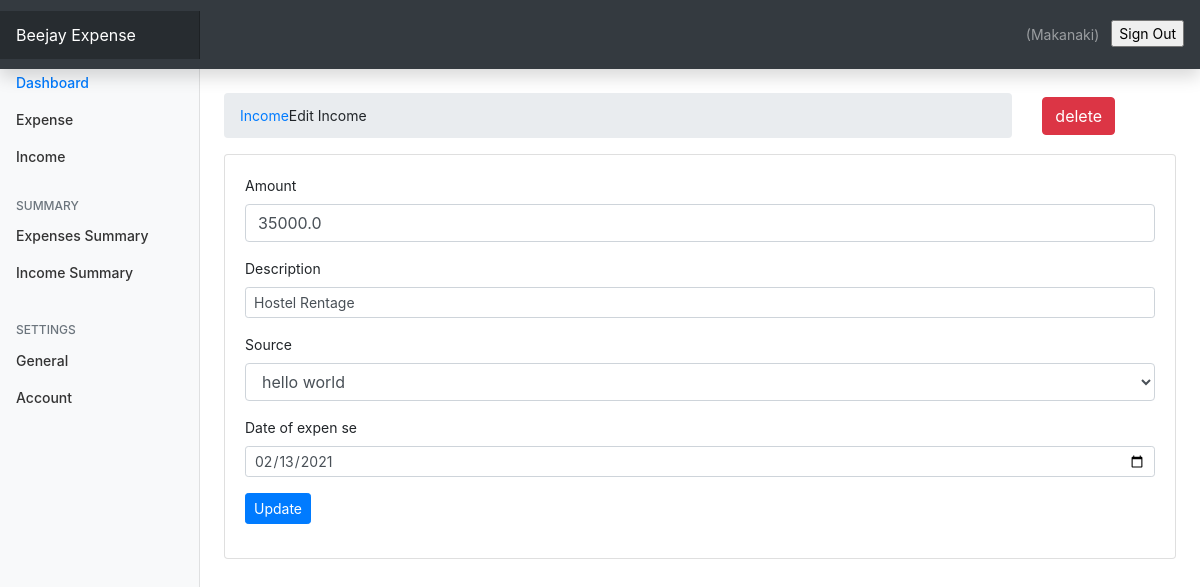
The app's page /income/income-edit/2 (signed in) with its own data.
### userIncome/models.py (models this page shows, shortened)
class Income(models.Model):
    amount = models.FloatField()
    date = models.DateField(default=now)
    description = models.TextField()
    user = models.ForeignKey(to=User, on_delete=models.CASCADE)
    source = models.CharField(max_length=256)
    class Meta:
        ordering = ['-date']

### userIncome/views.py (the view, shortened to what this page needs)
# urls.py: path('income-edit/<int:id>', views.income_edit, name='edit-income'),
@login_required(login_url='/login')
def income_edit(request, id):
    sources = Source.objects.all()
    income= Income.objects.get(pk=id)
    context = {
            'income': income,
            'values': income,
            'sources': sources
            }
    if request.method == "GET":
        return render(request, 'income/edit_income.html', context)

### templates/income/edit_income.html (shortened to what this page needs)
{% extends 'base.html' %}                                                                                             {% block content %}                                                                                                   <div class="conatainer mt-4">                                      <div class='row'>
                <div class="col-md-10">                                            <nav aria-label="breadcrumb">                                      <ol class="breadcrumb">                                            <li class="breadcrumb-item"><a href="{% url 'income' %}">Income</a></li>
                                        <li class="breadcru
mb-item active" aria-current="page">Edit Income</li>                                      </ol>                                      </div>                                                     <div class="col-md-2 mt-1">                                        <a class="btn btn-danger" href="{% url 'delete-income' income.id %}">delete</a>                             </div>                                             </div>
</div>                                                             <div class="card">                                                 <div class="card-body">                                            <form action="{% url 'edit-income' income.id%}" method='POST'>
                                            {% csrf_token %}                                                                                  <div class="form-group">
                                <label for="amount">Amount</label>
                                <input                                                     type="number"
                                class="form-control form-co
ntrol-sm"
                                name="amount"                                              value="{{ values.amount }}"                                >
					    </div>                                                     <div class="form-group">                                           <label for="description">Description</label>                                                                          <input                                                     type="text"                                                class="form-control form-control-sm"                                                                                  name="description"                                         value="{{ values.description}}">
						    </div>
						    <div class="form-group">                                           <label for="">Source</label>                                                                                        <select class="form-control" name="source">                                                                                 <option selected name="source" value="{{ values.source }}">{{ values.source }}</option>
                                                                               </select>
                        </div>                                                     <div class="form-group">
                                <label for="">Date of expen
se</label>
                                <input type="date" class="form-control form-control-sm" name="income_date" value="{{ values.date | date:'Y-m-d' }}" />
        </div>                                                                     <input type="submit" value="Update" class="btn btn-primary btn-sm" />                                         </form>                                                    </div>                                             </div>                                             </div>                                                                                                                                                                           {% endblock content %}

### templates/navbar.html (shortened to what this page needs)
<nav class="navbar navbar-dark sticky-top bg-dark flex-md-nowrap p-0 shadow">
  <a class="navbar-brand col-md-3 col-lg-2 mr-0 px-3" href="#">Beejay Expense</a>
  <ul class="navbar-nav px-3" style="display: flex; flex-direction: row; align-items: center;">
	  <li class='nav-item text-nowrap'>
    <span class="nav-link mr-1" href="">({{ request.user.username }})</span>
    </li>
	  <li class='nav-item text-nowrap mt-1 ml-2 mb-2'>
		  <form action="{% url 'logout' %}" method='post' />
			  <input class='mt-3 text text-capitalize' type='submit' value='sign out' />
    </li>
  </ul>
</nav>

### static/css/dashboard.css (style rules this page uses)
body { font-size: .875rem; }
.navbar-brand { padding-top: .75rem; padding-bottom: .75rem; font-size: 1rem; background-color: rgba(0, 0, 0, .25); box-shadow: inset -1px 0 0 rgba(0, 0, 0, .25); }

### static/css/main.css (style rules this page uses)
body { margin: 0; padding: 0; }

### records on screen
Income: amount "35000.0", description "Hostel Rentage", source "hello world", income_date "02/13/2021"

### other values on screen
{{ request.user.username }} "Makanaki"
